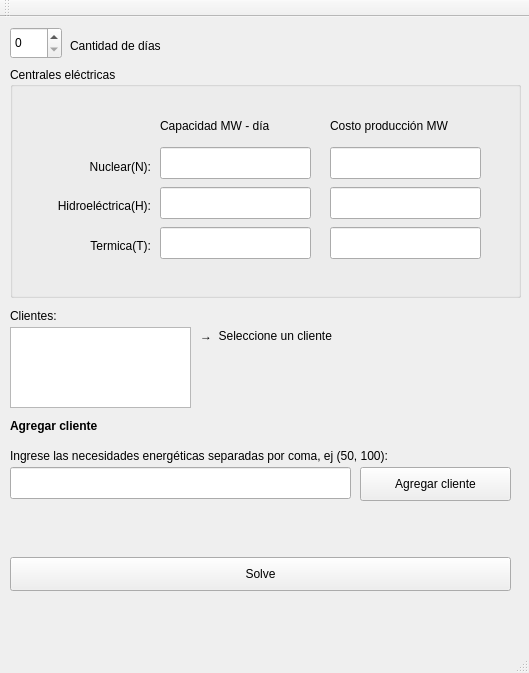
<?xml version="1.0" encoding="UTF-8"?>
<ui version="4.0">
 <class>MainWindow</class>
 <widget class="QMainWindow" name="MainWindow">
  <property name="geometry">
   <rect>
    <x>0</x>
    <y>0</y>
    <width>529</width>
    <height>673</height>
   </rect>
  </property>
  <property name="windowTitle">
   <string>MainWindow</string>
  </property>
  <widget class="QWidget" name="centralwidget">
   <widget class="QSpinBox" name="spinBox">
    <property name="geometry">
     <rect>
      <x>10</x>
      <y>10</y>
      <width>52</width>
      <height>32</height>
     </rect>
    </property>
   </widget>
   <widget class="QLabel" name="label">
    <property name="geometry">
     <rect>
      <x>70</x>
      <y>20</y>
      <width>121</width>
      <height>18</height>
     </rect>
    </property>
    <property name="text">
     <string>Cantidad de días</string>
    </property>
   </widget>
   <widget class="QGroupBox" name="groupBox">
    <property name="geometry">
     <rect>
      <x>10</x>
      <y>50</y>
      <width>511</width>
      <height>231</height>
     </rect>
    </property>
    <property name="title">
     <string>Centrales eléctricas</string>
    </property>
    <widget class="QLineEdit" name="lineEdit_3">
     <property name="geometry">
      <rect>
       <x>150</x>
       <y>160</y>
       <width>151</width>
       <height>32</height>
      </rect>
     </property>
    </widget>
    <widget class="QLineEdit" name="lineEdit_2">
     <property name="geometry">
      <rect>
       <x>150</x>
       <y>120</y>
       <width>151</width>
       <height>32</height>
      </rect>
     </property>
    </widget>
    <widget class="QLineEdit" name="lineEdit">
     <property name="geometry">
      <rect>
       <x>150</x>
       <y>80</y>
       <width>151</width>
       <height>32</height>
      </rect>
     </property>
    </widget>
    <widget class="QLabel" name="label_2">
     <property name="geometry">
      <rect>
       <x>30</x>
       <y>90</y>
       <width>111</width>
       <height>20</height>
      </rect>
     </property>
     <property name="text">
      <string>&lt;html&gt;&lt;head/&gt;&lt;body&gt;&lt;p align=&quot;right&quot;&gt;Nuclear(N):&lt;/p&gt;&lt;/body&gt;&lt;/html&gt;</string>
     </property>
    </widget>
    <widget class="QLabel" name="label_3">
     <property name="geometry">
      <rect>
       <x>20</x>
       <y>130</y>
       <width>121</width>
       <height>18</height>
      </rect>
     </property>
     <property name="text">
      <string>&lt;html&gt;&lt;head/&gt;&lt;body&gt;&lt;p align=&quot;right&quot;&gt;Hidroeléctrica(H):&lt;/p&gt;&lt;/body&gt;&lt;/html&gt;</string>
     </property>
    </widget>
    <widget class="QLabel" name="label_4">
     <property name="geometry">
      <rect>
       <x>20</x>
       <y>170</y>
       <width>121</width>
       <height>18</height>
      </rect>
     </property>
     <property name="text">
      <string>&lt;html&gt;&lt;head/&gt;&lt;body&gt;&lt;p align=&quot;right&quot;&gt;Termica(T):&lt;/p&gt;&lt;/body&gt;&lt;/html&gt;</string>
     </property>
    </widget>
    <widget class="QLabel" name="label_5">
     <property name="geometry">
      <rect>
       <x>150</x>
       <y>50</y>
       <width>131</width>
       <height>18</height>
      </rect>
     </property>
     <property name="text">
      <string>Capacidad MW - día</string>
     </property>
    </widget>
    <widget class="QLabel" name="label_6">
     <property name="geometry">
      <rect>
       <x>320</x>
       <y>50</y>
       <width>141</width>
       <height>18</height>
      </rect>
     </property>
     <property name="text">
      <string>Costo producción MW</string>
     </property>
    </widget>
    <widget class="QLineEdit" name="lineEdit_4">
     <property name="geometry">
      <rect>
       <x>320</x>
       <y>160</y>
       <width>151</width>
       <height>32</height>
      </rect>
     </property>
    </widget>
    <widget class="QLineEdit" name="lineEdit_5">
     <property name="geometry">
      <rect>
       <x>320</x>
       <y>120</y>
       <width>151</width>
       <height>32</height>
      </rect>
     </property>
    </widget>
    <widget class="QLineEdit" name="lineEdit_6">
     <property name="geometry">
      <rect>
       <x>320</x>
       <y>80</y>
       <width>151</width>
       <height>32</height>
      </rect>
     </property>
    </widget>
   </widget>
   <widget class="QLabel" name="label_7">
    <property name="geometry">
     <rect>
      <x>10</x>
      <y>290</y>
      <width>58</width>
      <height>18</height>
     </rect>
    </property>
    <property name="text">
     <string>Clientes:</string>
    </property>
   </widget>
   <widget class="QLabel" name="label_8">
    <property name="geometry">
     <rect>
      <x>200</x>
      <y>310</y>
      <width>171</width>
      <height>18</height>
     </rect>
    </property>
    <property name="text">
     <string>→  Seleccione un cliente</string>
    </property>
   </widget>
   <widget class="QPushButton" name="pushButton">
    <property name="geometry">
     <rect>
      <x>360</x>
      <y>450</y>
      <width>151</width>
      <height>34</height>
     </rect>
    </property>
    <property name="text">
     <string>Agregar cliente</string>
    </property>
   </widget>
   <widget class="QLineEdit" name="lineEdit_7">
    <property name="geometry">
     <rect>
      <x>10</x>
      <y>450</y>
      <width>341</width>
      <height>32</height>
     </rect>
    </property>
   </widget>
   <widget class="QLabel" name="label_9">
    <property name="geometry">
     <rect>
      <x>10</x>
      <y>400</y>
      <width>211</width>
      <height>18</height>
     </rect>
    </property>
    <property name="text">
     <string>&lt;html&gt;&lt;head/&gt;&lt;body&gt;&lt;p&gt;&lt;span style=&quot; font-weight:600;&quot;&gt;Agregar cliente&lt;/span&gt;&lt;/p&gt;&lt;/body&gt;&lt;/html&gt;</string>
    </property>
   </widget>
   <widget class="QLabel" name="label_10">
    <property name="geometry">
     <rect>
      <x>10</x>
      <y>430</y>
      <width>431</width>
      <height>18</height>
     </rect>
    </property>
    <property name="text">
     <string>Ingrese las necesidades energéticas separadas por coma, ej (50, 100):</string>
    </property>
   </widget>
   <widget class="QPushButton" name="pushButton_2">
    <property name="geometry">
     <rect>
      <x>10</x>
      <y>540</y>
      <width>501</width>
      <height>34</height>
     </rect>
    </property>
    <property name="text">
     <string>Solve</string>
    </property>
   </widget>
   <widget class="QListWidget" name="listWidget">
    <property name="geometry">
     <rect>
      <x>10</x>
      <y>310</y>
      <width>181</width>
      <height>81</height>
     </rect>
    </property>
   </widget>
  </widget>
  <widget class="QMenuBar" name="menubar">
   <property name="geometry">
    <rect>
     <x>0</x>
     <y>0</y>
     <width>529</width>
     <height>30</height>
    </rect>
   </property>
  </widget>
  <widget class="QStatusBar" name="statusbar"/>
  <widget class="QToolBar" name="toolBar">
   <property name="windowTitle">
    <string>toolBar</string>
   </property>
   <attribute name="toolBarArea">
    <enum>TopToolBarArea</enum>
   </attribute>
   <attribute name="toolBarBreak">
    <bool>false</bool>
   </attribute>
  </widget>
 </widget>
 <resources/>
 <connections/>
</ui>
